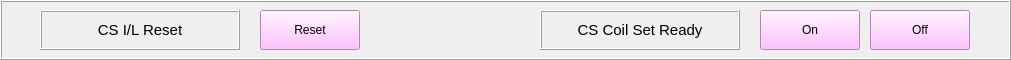
  <widget class="QFrame" name="frame" >
   <property name="geometry" >
    <rect>
     <x>20</x>
     <y>800</y>
     <width>1011</width>
     <height>60</height>
    </rect>
   </property>
   <property name="frameShape" >
    <enum>QFrame::Box</enum>
   </property>
   <property name="frameShadow" >
    <enum>QFrame::Raised</enum>
   </property>
   <widget class="CAPushButton" name="caPushButton_61" >
    <property name="geometry" >
     <rect>
      <x>760</x>
      <y>10</y>
      <width>100</width>
      <height>40</height>
     </rect>
    </property>
    <property name="font" >
     <font/>
    </property>
    <property name="styleSheet" >
     <string>background-color: rgb(255, 176, 255);</string>
    </property>
    <property name="text" >
     <string>On</string>
    </property>
    <property name="checked" >
     <bool>false</bool>
    </property>
    <property name="buttonType" >
     <enum>CAPushButton::TrueButton</enum>
    </property>
    <property name="pvname" >
     <string>QDS:MAIN:CS1:BO17:SETREADY</string>
    </property>
    <property name="truelabel" >
     <string>On</string>
    </property>
    <property name="falselabel" >
     <string>On</string>
    </property>
   </widget>
   <widget class="CAPushButton" name="caPushButton_62" >
    <property name="geometry" >
     <rect>
      <x>870</x>
      <y>10</y>
      <width>100</width>
      <height>40</height>
     </rect>
    </property>
    <property name="font" >
     <font/>
    </property>
    <property name="styleSheet" >
     <string>background-color: rgb(255, 176, 255);</string>
    </property>
    <property name="text" >
     <string>Off</string>
    </property>
    <property name="checked" >
     <bool>false</bool>
    </property>
    <property name="buttonType" >
     <enum>CAPushButton::FalseButton</enum>
    </property>
    <property name="pvname" >
     <string>QDS:MAIN:CS1:BO17:SETREADY</string>
    </property>
    <property name="truelabel" >
     <string>Off</string>
    </property>
    <property name="falselabel" >
     <string>Off</string>
    </property>
   </widget>
   <widget class="CAPushButton" name="caPushButton_63" >
    <property name="geometry" >
     <rect>
      <x>260</x>
      <y>10</y>
      <width>100</width>
      <height>40</height>
     </rect>
    </property>
    <property name="font" >
     <font/>
    </property>
    <property name="styleSheet" >
     <string>background-color: rgb(255, 176, 255);</string>
    </property>
    <property name="text" >
     <string>Reset</string>
    </property>
    <property name="checked" >
     <bool>false</bool>
    </property>
    <property name="buttonType" >
     <enum>CAPushButton::FalseButton</enum>
    </property>
    <property name="pvname" >
     <string>QDS:MAIN:CS1:BO14:QUENCH</string>
    </property>
    <property name="truelabel" >
     <string>Reset</string>
    </property>
    <property name="falselabel" >
     <string>Reset</string>
    </property>
   </widget>
   <widget class="CALabel" name="caLabel_29" >
    <property name="geometry" >
     <rect>
      <x>40</x>
      <y>10</y>
      <width>200</width>
      <height>40</height>
     </rect>
    </property>
    <property name="font" >
     <font>
      <pointsize>11</pointsize>
     </font>
    </property>
    <property name="frameShape" >
     <enum>QFrame::Box</enum>
    </property>
    <property name="frameShadow" >
     <enum>QFrame::Raised</enum>
    </property>
    <property name="text" >
     <string>CS I/L Reset</string>
    </property>
    <property name="alignment" >
     <set>Qt::AlignCenter</set>
    </property>
    <property name="pvname" >
     <string>QDS:MAIN:CS1:BI31:RELAYOUT</string>
    </property>
    <property name="cmode" stdset="0" >
     <enum>CALabel::Alarm</enum>
    </property>
    <property name="fillcol" stdset="0" >
     <color>
      <red>255</red>
      <green>0</green>
      <blue>0</blue>
     </color>
    </property>
    <property name="truelabel" >
     <string>CS I/L Reset</string>
    </property>
    <property name="falselabel" >
     <string>CS I/L Reset</string>
    </property>
   </widget>
   <widget class="CALabel" name="caLabel_30" >
    <property name="geometry" >
     <rect>
      <x>540</x>
      <y>10</y>
      <width>200</width>
      <height>40</height>
     </rect>
    </property>
    <property name="font" >
     <font>
      <pointsize>11</pointsize>
     </font>
    </property>
    <property name="styleSheet" >
     <string/>
    </property>
    <property name="frameShape" >
     <enum>QFrame::Box</enum>
    </property>
    <property name="frameShadow" >
     <enum>QFrame::Raised</enum>
    </property>
    <property name="text" >
     <string>CS Coil Set Ready</string>
    </property>
    <property name="alignment" >
     <set>Qt::AlignCenter</set>
    </property>
    <property name="pvname" >
     <string>QDS:MAIN:CS1:BI17:SETREADY</string>
    </property>
    <property name="cmode" stdset="0" >
     <enum>CALabel::IfNotZero</enum>
    </property>
    <property name="fillcol" stdset="0" >
     <color>
      <red>255</red>
      <green>0</green>
      <blue>0</blue>
     </color>
    </property>
    <property name="truelabel" >
     <string>CS Coil Set Ready</string>
    </property>
    <property name="falselabel" >
     <string>CS Coil Set Ready</string>
    </property>
   </widget>
  </widget>
